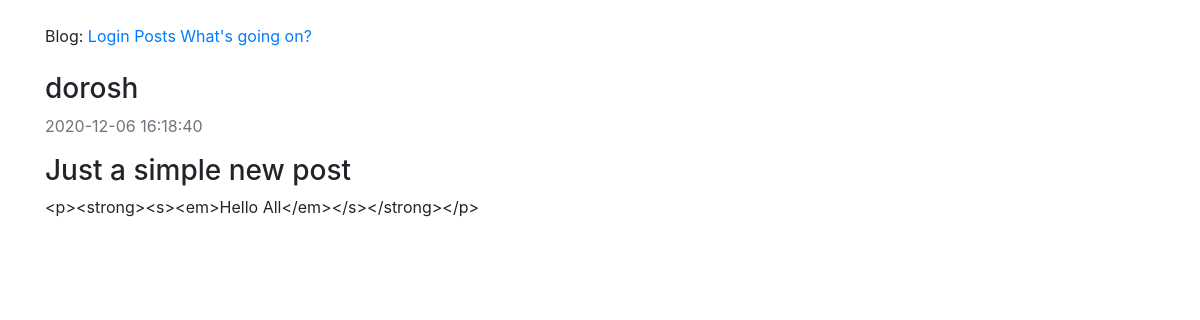
Screenshot of /posts/8/ with the database file from the repository.
### app/models.py (models this page shows, shortened)
class User(UserMixin, db.Model):
    id = db.Column(db.Integer, primary_key=True)
    username = db.Column(db.String(64), index=True, unique=True)
    email = db.Column(db.String(120), index=True, unique=True)
    image_file = db.Column(db.String(20), nullable=False, default = 'default.jpg')
    about_me = db.Column(db.String(200), nullable=True)
    last_seen = db.Column(db.DateTime, default=datetime.utcnow)
    password_hash = db.Column(db.String(128))
    admin = db.Column(db.Boolean, default=False)
    posts = db.relationship('Post', backref='author', lazy='dynamic')

class Post(db.Model):
    id = db.Column(db.Integer, primary_key=True)
    title = db.Column(db.String(100), nullable=False)
    body = db.Column(db.String(140), nullable=False)
    timestamp = db.Column(db.DateTime, index=True, default=datetime.utcnow, nullable=False)
    user_id = db.Column(db.Integer, db.ForeignKey('user.id'))

### app/views.py (the view)
@app.route('/posts/<int:post_id>/', methods=['GET'])
def get_post(post_id):
    post = Post.query.get(post_id)
    return render_template('post.html', post=post)

### app/views.py (called while the page is built)
@app.before_request
def before_request():
    if current_user.is_authenticated:
        current_user.last_seen = datetime.utcnow()
        db.session.commit()

### app/templates/post.html (shortened to what this page needs)
{% extends "base.html" %}
{% block content %}
<br>
<div class="content-section">
    <div class="media">
        <div class="media-body">
            <h3 class="account-heading">{{ post.author.username }}</h3>
            <p class="text-secondary">{{ post.timestamp }}</p>
        </div>
    </div>
</div>
<p class="h3">{{ post.title }}</p>
<p>{{ post.body }}</p>
{% endblock %}

### rows the page displays
User: author.username "dorosh"
Post: timestamp "2020-12-06 16:18:40", title "Just a simple new post", body "<p><strong><s><em>Hello All</em></s></strong></p>"
